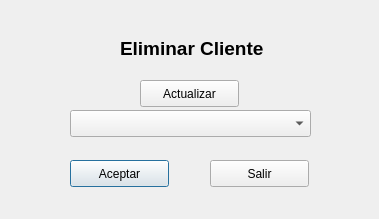
<?xml version="1.0" encoding="UTF-8"?>
<ui version="4.0">
 <class>Remove</class>
 <widget class="QDialog" name="Remove">
  <property name="geometry">
   <rect>
    <x>0</x>
    <y>0</y>
    <width>379</width>
    <height>219</height>
   </rect>
  </property>
  <property name="windowTitle">
   <string>Dialog</string>
  </property>
  <widget class="QPushButton" name="pushButton">
   <property name="geometry">
    <rect>
     <x>70</x>
     <y>160</y>
     <width>99</width>
     <height>27</height>
    </rect>
   </property>
   <property name="text">
    <string>Aceptar</string>
   </property>
  </widget>
  <widget class="QComboBox" name="cbcli">
   <property name="geometry">
    <rect>
     <x>70</x>
     <y>110</y>
     <width>241</width>
     <height>27</height>
    </rect>
   </property>
  </widget>
  <widget class="QPushButton" name="pushButton_3">
   <property name="geometry">
    <rect>
     <x>140</x>
     <y>80</y>
     <width>99</width>
     <height>27</height>
    </rect>
   </property>
   <property name="text">
    <string>Actualizar</string>
   </property>
  </widget>
  <widget class="QPushButton" name="pushButton_2">
   <property name="geometry">
    <rect>
     <x>210</x>
     <y>160</y>
     <width>99</width>
     <height>27</height>
    </rect>
   </property>
   <property name="text">
    <string>Salir</string>
   </property>
  </widget>
  <widget class="QLabel" name="label">
   <property name="geometry">
    <rect>
     <x>120</x>
     <y>40</y>
     <width>151</width>
     <height>17</height>
    </rect>
   </property>
   <property name="font">
    <font>
     <pointsize>14</pointsize>
     <weight>75</weight>
     <bold>true</bold>
    </font>
   </property>
   <property name="text">
    <string>Eliminar Cliente</string>
   </property>
  </widget>
 </widget>
 <resources/>
 <connections/>
</ui>
